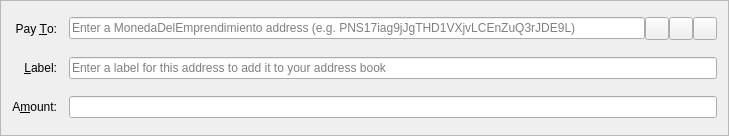
<?xml version="1.0" encoding="UTF-8"?>
<ui version="4.0">
 <class>SendCoinsEntry</class>
 <widget class="QFrame" name="SendCoinsEntry">
  <property name="geometry">
   <rect>
    <x>0</x>
    <y>0</y>
    <width>729</width>
    <height>136</height>
   </rect>
  </property>
  <property name="windowTitle">
   <string>Form</string>
  </property>
  <property name="frameShape">
   <enum>QFrame::StyledPanel</enum>
  </property>
  <property name="frameShadow">
   <enum>QFrame::Sunken</enum>
  </property>
  <layout class="QGridLayout" name="gridLayout">
   <property name="spacing">
    <number>12</number>
   </property>
   <item row="5" column="0">
    <widget class="QLabel" name="label">
     <property name="text">
      <string>A&amp;mount:</string>
     </property>
     <property name="alignment">
      <set>Qt::AlignRight|Qt::AlignTrailing|Qt::AlignVCenter</set>
     </property>
     <property name="buddy">
      <cstring>payAmount</cstring>
     </property>
    </widget>
   </item>
   <item row="3" column="0">
    <widget class="QLabel" name="label_2">
     <property name="text">
      <string>Pay &amp;To:</string>
     </property>
     <property name="alignment">
      <set>Qt::AlignRight|Qt::AlignTrailing|Qt::AlignVCenter</set>
     </property>
     <property name="buddy">
      <cstring>payTo</cstring>
     </property>
    </widget>
   </item>
   <item row="5" column="1">
    <widget class="BitcoinAmountField" name="payAmount"/>
   </item>
   <item row="4" column="1">
    <layout class="QHBoxLayout" name="horizontalLayout_2">
     <property name="spacing">
      <number>0</number>
     </property>
     <item>
      <widget class="QValidatedLineEdit" name="addAsLabel">
       <property name="enabled">
        <bool>true</bool>
       </property>
       <property name="toolTip">
        <string>Enter a label for this address to add it to your address book</string>
       </property>
       <property name="placeholderText">
        <string>Enter a label for this address to add it to your address book</string>
       </property>
      </widget>
     </item>
    </layout>
   </item>
   <item row="4" column="0">
    <widget class="QLabel" name="label_4">
     <property name="text">
      <string>&amp;Label:</string>
     </property>
     <property name="alignment">
      <set>Qt::AlignRight|Qt::AlignTrailing|Qt::AlignVCenter</set>
     </property>
     <property name="buddy">
      <cstring>addAsLabel</cstring>
     </property>
    </widget>
   </item>
   <item row="3" column="1">
    <layout class="QHBoxLayout" name="payToLayout">
     <property name="spacing">
      <number>0</number>
     </property>
     <item>
      <widget class="QValidatedLineEdit" name="payTo">
       <property name="toolTip">
        <string>The address to send the payment to</string>
       </property>
       <property name="maxLength">
        <number>34</number>
       </property>
       <property name="placeholderText">
        <string>Enter a MonedaDelEmprendimiento address (e.g. PNS17iag9jJgTHD1VXjvLCEnZuQ3rJDE9L)</string>
       </property>
      </widget>
     </item>
     <item>
      <widget class="QToolButton" name="addressBookButton">
       <property name="toolTip">
        <string>Choose address from address book</string>
       </property>
       <property name="text">
        <string/>
       </property>
       <property name="icon">
        <iconset resource="../bitcoin.qrc">
         <normaloff>:/icons/address-book</normaloff>:/icons/address-book</iconset>
       </property>
       <property name="shortcut">
        <string>Alt+A</string>
       </property>
      </widget>
     </item>
     <item>
      <widget class="QToolButton" name="pasteButton">
       <property name="toolTip">
        <string>Paste address from clipboard</string>
       </property>
       <property name="text">
        <string/>
       </property>
       <property name="icon">
        <iconset resource="../bitcoin.qrc">
         <normaloff>:/icons/editpaste</normaloff>:/icons/editpaste</iconset>
       </property>
       <property name="shortcut">
        <string>Alt+P</string>
       </property>
      </widget>
     </item>
     <item>
      <widget class="QToolButton" name="deleteButton">
       <property name="toolTip">
        <string>Remove this recipient</string>
       </property>
       <property name="text">
        <string/>
       </property>
       <property name="icon">
        <iconset resource="../bitcoin.qrc">
         <normaloff>:/icons/remove</normaloff>:/icons/remove</iconset>
       </property>
      </widget>
     </item>
    </layout>
   </item>
  </layout>
 </widget>
 <customwidgets>
  <customwidget>
   <class>BitcoinAmountField</class>
   <extends>QLineEdit</extends>
   <header>bitcoinamountfield.h</header>
   <container>1</container>
  </customwidget>
  <customwidget>
   <class>QValidatedLineEdit</class>
   <extends>QLineEdit</extends>
   <header>qvalidatedlineedit.h</header>
  </customwidget>
 </customwidgets>
 <resources>
  <include location="../bitcoin.qrc"/>
 </resources>
 <connections/>
</ui>
